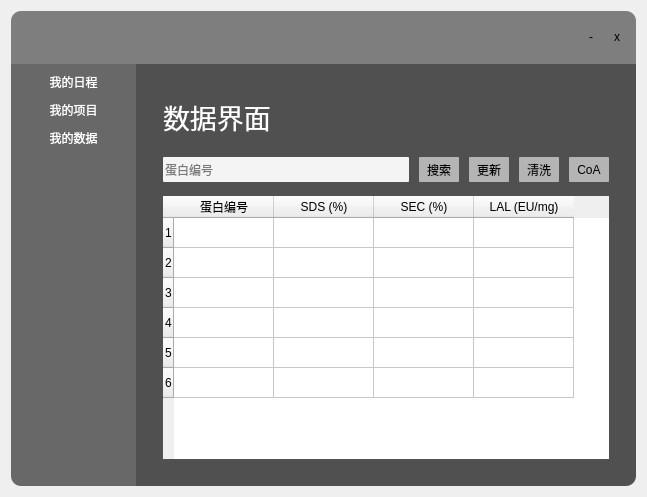
<?xml version="1.0" encoding="UTF-8"?>
<ui version="4.0">
 <class>Form</class>
 <widget class="QWidget" name="Form">
  <property name="geometry">
   <rect>
    <x>0</x>
    <y>0</y>
    <width>647</width>
    <height>497</height>
   </rect>
  </property>
  <property name="windowTitle">
   <string>Form</string>
  </property>
  <layout class="QHBoxLayout" name="horizontalLayout">
   <property name="spacing">
    <number>0</number>
   </property>
   <item>
    <widget class="QFrame" name="frame">
     <property name="styleSheet">
      <string notr="true">border: none;</string>
     </property>
     <property name="frameShape">
      <enum>QFrame::StyledPanel</enum>
     </property>
     <property name="frameShadow">
      <enum>QFrame::Raised</enum>
     </property>
     <layout class="QVBoxLayout" name="verticalLayout">
      <property name="spacing">
       <number>0</number>
      </property>
      <property name="leftMargin">
       <number>0</number>
      </property>
      <property name="topMargin">
       <number>0</number>
      </property>
      <property name="rightMargin">
       <number>0</number>
      </property>
      <property name="bottomMargin">
       <number>0</number>
      </property>
      <item>
       <widget class="QFrame" name="frame_2">
        <property name="sizePolicy">
         <sizepolicy hsizetype="Preferred" vsizetype="Expanding">
          <horstretch>0</horstretch>
          <verstretch>1</verstretch>
         </sizepolicy>
        </property>
        <property name="styleSheet">
         <string notr="true">#frame_2 {
	background-color: rgb(126, 126, 126);
	border-top-left-radius: 10px;
	border-top-right-radius: 10px;
}
QPushButton:hover {
	padding-bottom: 5px
}</string>
        </property>
        <property name="frameShape">
         <enum>QFrame::StyledPanel</enum>
        </property>
        <property name="frameShadow">
         <enum>QFrame::Raised</enum>
        </property>
        <layout class="QHBoxLayout" name="horizontalLayout_6">
         <item>
          <spacer name="horizontalSpacer">
           <property name="orientation">
            <enum>Qt::Horizontal</enum>
           </property>
           <property name="sizeHint" stdset="0">
            <size>
             <width>40</width>
             <height>20</height>
            </size>
           </property>
          </spacer>
         </item>
         <item>
          <widget class="QPushButton" name="pushButton">
           <property name="minimumSize">
            <size>
             <width>20</width>
             <height>0</height>
            </size>
           </property>
           <property name="text">
            <string>-</string>
           </property>
          </widget>
         </item>
         <item>
          <widget class="QPushButton" name="pushButton_2">
           <property name="minimumSize">
            <size>
             <width>20</width>
             <height>0</height>
            </size>
           </property>
           <property name="text">
            <string>x</string>
           </property>
          </widget>
         </item>
        </layout>
       </widget>
      </item>
      <item>
       <widget class="QFrame" name="frame_3">
        <property name="sizePolicy">
         <sizepolicy hsizetype="Preferred" vsizetype="Expanding">
          <horstretch>0</horstretch>
          <verstretch>8</verstretch>
         </sizepolicy>
        </property>
        <property name="frameShape">
         <enum>QFrame::StyledPanel</enum>
        </property>
        <property name="frameShadow">
         <enum>QFrame::Raised</enum>
        </property>
        <layout class="QHBoxLayout" name="horizontalLayout_2">
         <property name="spacing">
          <number>0</number>
         </property>
         <property name="leftMargin">
          <number>0</number>
         </property>
         <property name="topMargin">
          <number>0</number>
         </property>
         <property name="rightMargin">
          <number>0</number>
         </property>
         <property name="bottomMargin">
          <number>0</number>
         </property>
         <item>
          <widget class="QFrame" name="frame_4">
           <property name="sizePolicy">
            <sizepolicy hsizetype="Expanding" vsizetype="Preferred">
             <horstretch>2</horstretch>
             <verstretch>0</verstretch>
            </sizepolicy>
           </property>
           <property name="styleSheet">
            <string notr="true">background-color: rgb(104, 104, 104);
border-bottom-left-radius: 10px;</string>
           </property>
           <property name="frameShape">
            <enum>QFrame::StyledPanel</enum>
           </property>
           <property name="frameShadow">
            <enum>QFrame::Raised</enum>
           </property>
           <layout class="QVBoxLayout" name="verticalLayout_2">
            <property name="spacing">
             <number>10</number>
            </property>
            <property name="leftMargin">
             <number>20</number>
            </property>
            <property name="rightMargin">
             <number>20</number>
            </property>
            <item>
             <widget class="QPushButton" name="pushButton_3">
              <property name="styleSheet">
               <string notr="true">QPushButton {
	color: rgb(255, 255, 255);
	border-radius: 2px;
}
QPushButton:hover {
	background-color: rgb(184, 184, 184)
}</string>
              </property>
              <property name="text">
               <string>我的日程</string>
              </property>
             </widget>
            </item>
            <item>
             <widget class="QPushButton" name="pushButton_4">
              <property name="styleSheet">
               <string notr="true">QPushButton {
	color: rgb(255, 255, 255);
	border-radius: 2px;
}
QPushButton:hover {
	background-color: rgb(184, 184, 184)
}</string>
              </property>
              <property name="text">
               <string>我的项目</string>
              </property>
             </widget>
            </item>
            <item>
             <widget class="QPushButton" name="pushButton_5">
              <property name="styleSheet">
               <string notr="true">QPushButton {
	color: rgb(255, 255, 255);
	border-radius: 2px;
}
QPushButton:hover {
	background-color: rgb(184, 184, 184)
}</string>
              </property>
              <property name="text">
               <string>我的数据</string>
              </property>
             </widget>
            </item>
            <item>
             <spacer name="verticalSpacer">
              <property name="orientation">
               <enum>Qt::Vertical</enum>
              </property>
              <property name="sizeHint" stdset="0">
               <size>
                <width>20</width>
                <height>40</height>
               </size>
              </property>
             </spacer>
            </item>
           </layout>
          </widget>
         </item>
         <item>
          <widget class="QFrame" name="frame_5">
           <property name="sizePolicy">
            <sizepolicy hsizetype="Expanding" vsizetype="Preferred">
             <horstretch>8</horstretch>
             <verstretch>0</verstretch>
            </sizepolicy>
           </property>
           <property name="styleSheet">
            <string notr="true">QFrame#frame_5 {
	background-color: rgb(80, 80, 80);
	border-bottom-right-radius: 10px;
}</string>
           </property>
           <property name="frameShape">
            <enum>QFrame::StyledPanel</enum>
           </property>
           <property name="frameShadow">
            <enum>QFrame::Raised</enum>
           </property>
           <layout class="QVBoxLayout" name="verticalLayout_3">
            <item>
             <widget class="QStackedWidget" name="stackedWidget">
              <property name="currentIndex">
               <number>2</number>
              </property>
              <widget class="QWidget" name="page">
               <layout class="QVBoxLayout" name="verticalLayout_4">
                <item>
                 <widget class="QFrame" name="frame_6">
                  <property name="sizePolicy">
                   <sizepolicy hsizetype="Preferred" vsizetype="Expanding">
                    <horstretch>0</horstretch>
                    <verstretch>2</verstretch>
                   </sizepolicy>
                  </property>
                  <property name="frameShape">
                   <enum>QFrame::StyledPanel</enum>
                  </property>
                  <property name="frameShadow">
                   <enum>QFrame::Raised</enum>
                  </property>
                  <layout class="QHBoxLayout" name="horizontalLayout_3">
                   <item>
                    <widget class="QLabel" name="label">
                     <property name="styleSheet">
                      <string notr="true">color: rgb(255, 255, 255);
font-size: 20pt;</string>
                     </property>
                     <property name="text">
                      <string>日程界面</string>
                     </property>
                    </widget>
                   </item>
                  </layout>
                 </widget>
                </item>
                <item>
                 <widget class="QFrame" name="frame_7">
                  <property name="sizePolicy">
                   <sizepolicy hsizetype="Preferred" vsizetype="Expanding">
                    <horstretch>0</horstretch>
                    <verstretch>8</verstretch>
                   </sizepolicy>
                  </property>
                  <property name="frameShape">
                   <enum>QFrame::StyledPanel</enum>
                  </property>
                  <property name="frameShadow">
                   <enum>QFrame::Raised</enum>
                  </property>
                 </widget>
                </item>
               </layout>
              </widget>
              <widget class="QWidget" name="page_2">
               <layout class="QVBoxLayout" name="verticalLayout_5">
                <item>
                 <widget class="QFrame" name="frame_8">
                  <property name="sizePolicy">
                   <sizepolicy hsizetype="Preferred" vsizetype="Expanding">
                    <horstretch>0</horstretch>
                    <verstretch>2</verstretch>
                   </sizepolicy>
                  </property>
                  <property name="frameShape">
                   <enum>QFrame::StyledPanel</enum>
                  </property>
                  <property name="frameShadow">
                   <enum>QFrame::Raised</enum>
                  </property>
                  <layout class="QHBoxLayout" name="horizontalLayout_4">
                   <item>
                    <widget class="QLabel" name="label_2">
                     <property name="styleSheet">
                      <string notr="true">color: rgb(255, 255, 255);
font-size: 20pt;</string>
                     </property>
                     <property name="text">
                      <string>项目界面</string>
                     </property>
                    </widget>
                   </item>
                  </layout>
                 </widget>
                </item>
                <item>
                 <widget class="QFrame" name="frame_9">
                  <property name="sizePolicy">
                   <sizepolicy hsizetype="Preferred" vsizetype="Expanding">
                    <horstretch>0</horstretch>
                    <verstretch>8</verstretch>
                   </sizepolicy>
                  </property>
                  <property name="frameShape">
                   <enum>QFrame::StyledPanel</enum>
                  </property>
                  <property name="frameShadow">
                   <enum>QFrame::Raised</enum>
                  </property>
                 </widget>
                </item>
               </layout>
              </widget>
              <widget class="QWidget" name="page_3">
               <property name="styleSheet">
                <string notr="true">QPushButton {
	background-color: rgb(180, 180, 180);
	border-radius:1px;
}</string>
               </property>
               <layout class="QVBoxLayout" name="verticalLayout_6">
                <property name="spacing">
                 <number>0</number>
                </property>
                <item>
                 <widget class="QFrame" name="frame_10">
                  <property name="sizePolicy">
                   <sizepolicy hsizetype="Preferred" vsizetype="Expanding">
                    <horstretch>0</horstretch>
                    <verstretch>2</verstretch>
                   </sizepolicy>
                  </property>
                  <property name="frameShape">
                   <enum>QFrame::StyledPanel</enum>
                  </property>
                  <property name="frameShadow">
                   <enum>QFrame::Raised</enum>
                  </property>
                  <layout class="QHBoxLayout" name="horizontalLayout_5">
                   <item>
                    <widget class="QLabel" name="label_3">
                     <property name="styleSheet">
                      <string notr="true">color: rgb(255, 255, 255);
font-size: 20pt;</string>
                     </property>
                     <property name="text">
                      <string>数据界面</string>
                     </property>
                    </widget>
                   </item>
                  </layout>
                 </widget>
                </item>
                <item>
                 <widget class="QFrame" name="frame_12">
                  <property name="sizePolicy">
                   <sizepolicy hsizetype="Preferred" vsizetype="Expanding">
                    <horstretch>0</horstretch>
                    <verstretch>1</verstretch>
                   </sizepolicy>
                  </property>
                  <property name="frameShape">
                   <enum>QFrame::StyledPanel</enum>
                  </property>
                  <property name="frameShadow">
                   <enum>QFrame::Raised</enum>
                  </property>
                  <layout class="QHBoxLayout" name="horizontalLayout_8">
                   <property name="spacing">
                    <number>10</number>
                   </property>
                   <property name="topMargin">
                    <number>5</number>
                   </property>
                   <property name="bottomMargin">
                    <number>5</number>
                   </property>
                   <item>
                    <widget class="QLineEdit" name="lineEdit">
                     <property name="minimumSize">
                      <size>
                       <width>0</width>
                       <height>25</height>
                      </size>
                     </property>
                     <property name="styleSheet">
                      <string notr="true">background-color: rgb(244, 244, 244);
border-radius: 1px;</string>
                     </property>
                     <property name="placeholderText">
                      <string>蛋白编号</string>
                     </property>
                    </widget>
                   </item>
                   <item>
                    <widget class="QPushButton" name="pushButton_6">
                     <property name="minimumSize">
                      <size>
                       <width>40</width>
                       <height>25</height>
                      </size>
                     </property>
                     <property name="styleSheet">
                      <string notr="true"/>
                     </property>
                     <property name="text">
                      <string>搜索</string>
                     </property>
                    </widget>
                   </item>
                   <item>
                    <widget class="QPushButton" name="pushButton_7">
                     <property name="minimumSize">
                      <size>
                       <width>40</width>
                       <height>25</height>
                      </size>
                     </property>
                     <property name="text">
                      <string>更新</string>
                     </property>
                    </widget>
                   </item>
                   <item>
                    <widget class="QPushButton" name="pushButton_8">
                     <property name="minimumSize">
                      <size>
                       <width>40</width>
                       <height>25</height>
                      </size>
                     </property>
                     <property name="text">
                      <string>清洗</string>
                     </property>
                    </widget>
                   </item>
                   <item>
                    <widget class="QPushButton" name="pushButton_9">
                     <property name="minimumSize">
                      <size>
                       <width>40</width>
                       <height>25</height>
                      </size>
                     </property>
                     <property name="text">
                      <string>CoA</string>
                     </property>
                    </widget>
                   </item>
                  </layout>
                 </widget>
                </item>
                <item>
                 <widget class="QFrame" name="frame_11">
                  <property name="sizePolicy">
                   <sizepolicy hsizetype="Preferred" vsizetype="Expanding">
                    <horstretch>0</horstretch>
                    <verstretch>8</verstretch>
                   </sizepolicy>
                  </property>
                  <property name="frameShape">
                   <enum>QFrame::StyledPanel</enum>
                  </property>
                  <property name="frameShadow">
                   <enum>QFrame::Raised</enum>
                  </property>
                  <layout class="QHBoxLayout" name="horizontalLayout_7">
                   <item>
                    <widget class="QTableWidget" name="tableWidget">
                     <property name="sizeAdjustPolicy">
                      <enum>QAbstractScrollArea::AdjustIgnored</enum>
                     </property>
                     <property name="editTriggers">
                      <set>QAbstractItemView::NoEditTriggers</set>
                     </property>
                     <property name="textElideMode">
                      <enum>Qt::ElideLeft</enum>
                     </property>
                     <property name="gridStyle">
                      <enum>Qt::SolidLine</enum>
                     </property>
                     <property name="wordWrap">
                      <bool>true</bool>
                     </property>
                     <property name="cornerButtonEnabled">
                      <bool>true</bool>
                     </property>
                     <attribute name="horizontalHeaderCascadingSectionResizes">
                      <bool>false</bool>
                     </attribute>
                     <attribute name="horizontalHeaderStretchLastSection">
                      <bool>false</bool>
                     </attribute>
                     <attribute name="verticalHeaderVisible">
                      <bool>true</bool>
                     </attribute>
                     <attribute name="verticalHeaderShowSortIndicator" stdset="0">
                      <bool>false</bool>
                     </attribute>
                     <attribute name="verticalHeaderStretchLastSection">
                      <bool>false</bool>
                     </attribute>
                     <row>
                      <property name="text">
                       <string>1</string>
                      </property>
                     </row>
                     <row>
                      <property name="text">
                       <string>2</string>
                      </property>
                     </row>
                     <row>
                      <property name="text">
                       <string>3</string>
                      </property>
                     </row>
                     <row>
                      <property name="text">
                       <string>4</string>
                      </property>
                     </row>
                     <row>
                      <property name="text">
                       <string>5</string>
                      </property>
                     </row>
                     <row>
                      <property name="text">
                       <string>6</string>
                      </property>
                     </row>
                     <column>
                      <property name="text">
                       <string>蛋白编号</string>
                      </property>
                     </column>
                     <column>
                      <property name="text">
                       <string>SDS (%)</string>
                      </property>
                     </column>
                     <column>
                      <property name="text">
                       <string>SEC (%)</string>
                      </property>
                     </column>
                     <column>
                      <property name="text">
                       <string>LAL (EU/mg)</string>
                      </property>
                     </column>
                    </widget>
                   </item>
                  </layout>
                 </widget>
                </item>
               </layout>
              </widget>
             </widget>
            </item>
           </layout>
          </widget>
         </item>
        </layout>
       </widget>
      </item>
     </layout>
    </widget>
   </item>
  </layout>
 </widget>
 <resources/>
 <connections>
  <connection>
   <sender>pushButton_2</sender>
   <signal>clicked()</signal>
   <receiver>Form</receiver>
   <slot>close()</slot>
   <hints>
    <hint type="sourcelabel">
     <x>625</x>
     <y>33</y>
    </hint>
    <hint type="destinationlabel">
     <x>642</x>
     <y>1</y>
    </hint>
   </hints>
  </connection>
 </connections>
</ui>
